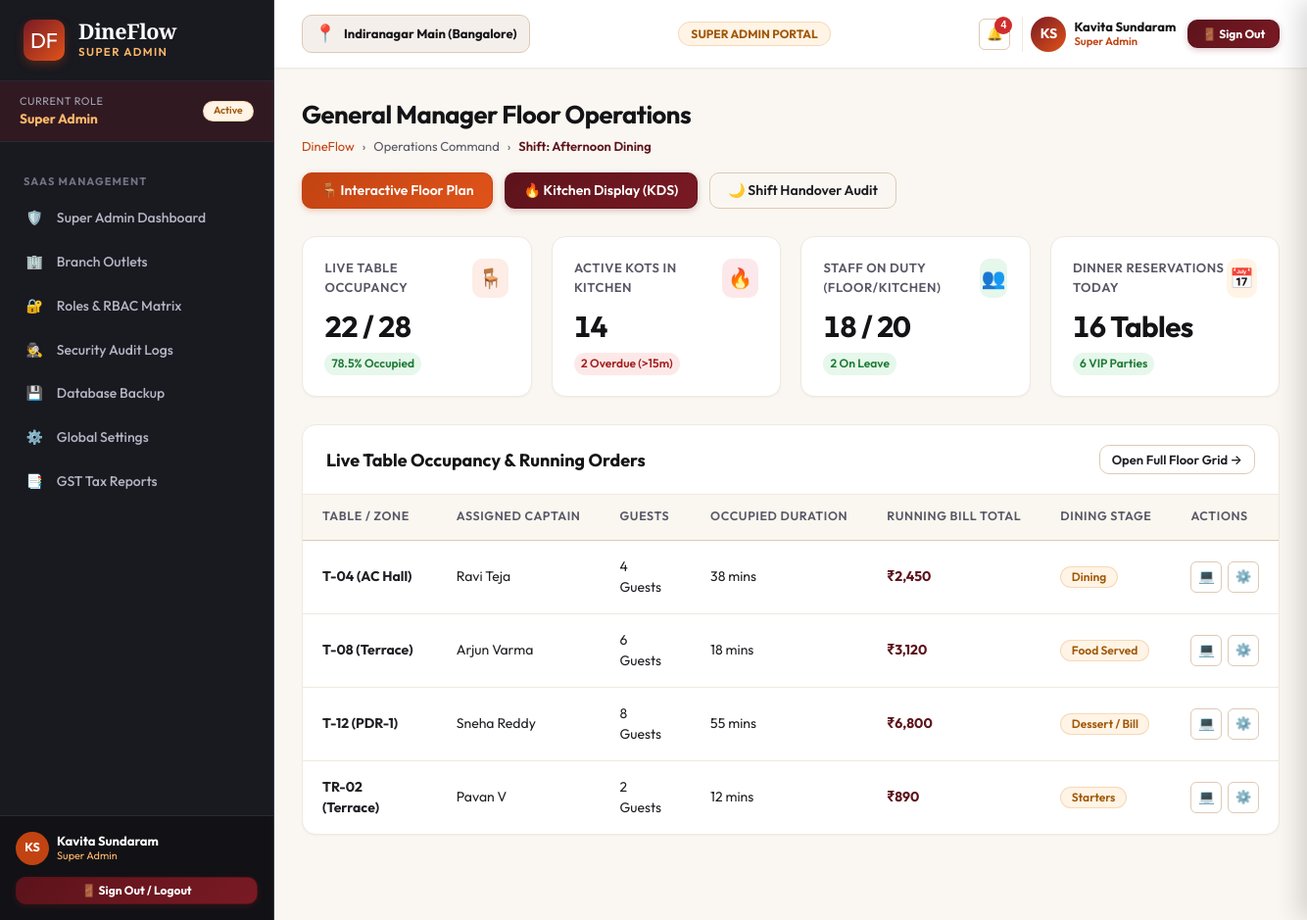
Screenshot of /dashboard/manager/ (signed in) with the database file from the repository.
### apps/accounts/models.py (models this page shows, shortened)
class Role(models.Model):
    code = models.CharField(max_length=50, unique=True)
    name = models.CharField(max_length=100)
    description = models.TextField(blank=True, default='')
    dashboard_url = models.CharField(max_length=200, default='/dashboard/owner/')
    icon = models.CharField(max_length=50, default='shield')
    is_active = models.BooleanField(default=True)
    created_at = models.DateTimeField(auto_now_add=True)

class UserProfile(models.Model):
    user = models.OneToOneField(User, on_delete=models.CASCADE, related_name='userprofile')
    role = models.ForeignKey(Role, on_delete=models.PROTECT, related_name='users')
    branch = models.CharField(max_length=150, default='Indiranagar Main (Bangalore)')
    employee_code = models.CharField(max_length=50, blank=True, default='')
    phone = models.CharField(max_length=20, blank=True, default='')
    avatar_initials = models.CharField(max_length=5, default='DF')
    created_at = models.DateTimeField(auto_now_add=True)
    updated_at = models.DateTimeField(auto_now=True)

### apps/dashboard/views.py (the view)
# urls.py: path('manager/', views.manager_dashboard, name='manager'),
@role_required(['manager', 'owner', 'super_admin'])
def manager_dashboard(request):
    context = {
        'page_title': 'General Manager Floor Operations',
        'kpis': [
            {'label': 'Live Table Occupancy', 'value': '22 / 28', 'trend': '78.5% Occupied', 'trend_up': True, 'icon': 'df-icon-terracotta', 'emoji': '🪑'},
            {'label': 'Active KOTs in Kitchen', 'value': '14', 'trend': '2 Overdue (>15m)', 'trend_up': False, 'icon': 'df-icon-maroon', 'emoji': '🔥'},
            {'label': 'Staff On Duty (Floor/Kitchen)', 'value': '18 / 20', 'trend': '2 On Leave', 'trend_up': True, 'icon': 'df-icon-green', 'emoji': '👥'},
            {'label': 'Dinner Reservations Today', 'value': '16 Tables', 'trend': '6 VIP Parties', 'trend_up': True, 'icon': 'df-icon-saffron', 'emoji': '📅'},
        ],
        'live_tables': [
            {'table': 'T-04 (AC Hall)', 'waiter': 'Ravi Teja', 'guests': 4, 'occupied_since': '38 mins', 'amount': '₹2,450', 'status': 'Dining'},
            {'table': 'T-08 (Terrace)', 'waiter': 'Arjun Varma', 'guests': 6, 'occupied_since': '18 mins', 'amount': '₹3,120', 'status': 'Food Served'},
            {'table': 'T-12 (PDR-1)', 'waiter': 'Sneha Reddy', 'guests': 8, 'occupied_since': '55 mins', 'amount': '₹6,800', 'status': 'Dessert / Bill'},
            {'table': 'TR-02 (Terrace)', 'waiter': 'Pavan V', 'guests': 2, 'occupied_since': '12 mins', 'amount': '₹890', 'status': 'Starters'},
        ]
    }
    return render(request, 'dashboard/manager.html', context)

### templates/dashboard/manager.html (shortened to what this page needs)
{% extends 'base.html' %}
{% load static %}
{% load dineflow_tags %}
{% block content %}
<div class="df-page-header">
  <div class="df-page-title-group">
    <h1>General Manager Floor Operations</h1>
    <div class="df-breadcrumb">
      <a href="{% url 'landing:index' %}">DineFlow</a>
      <span>›</span>
      <span>Operations Command</span>
      <span>›</span>
      <span style="color:var(--df-maroon-800); font-weight:600;">Shift: Afternoon Dining</span>
    </div>
  </div>
  <div style="display:flex; gap:0.75rem;">
    <a href="{% url 'tables:floor_plan' %}" class="df-btn df-btn-terracotta">
      <span>🪑 Interactive Floor Plan</span>
    </a>
    <a href="{% url 'kds:live' %}" class="df-btn df-btn-maroon">
      <span>🔥 Kitchen Display (KDS)</span>
    </a>
    <a href="{% url 'billing:day_end_zreport' %}" class="df-btn df-btn-outline">
      <span>🌙 Shift Handover Audit</span>
    </a>
  </div>
</div>
<div class="df-kpi-grid">
  {% for kpi in kpis %}
    <div class="df-kpi-card">
      <div class="df-kpi-top">
        <div class="df-kpi-label">{{ kpi.label }}</div>
        <div class="df-kpi-icon {{ kpi.icon }}">{{ kpi.emoji }}</div>
      </div>
      <div class="df-kpi-value">{{ kpi.value }}</div>
      <div class="df-kpi-bottom">
        <span class="df-trend-pill {% if kpi.trend_up %}df-trend-up{% else %}df-trend-down{% endif %}">
          {{ kpi.trend }}
        </span>
      </div>
    </div>
  {% endfor %}
</div>
<div class="df-card">
  <div class="df-card-header">
    <div class="df-card-title">Live Table Occupancy & Running Orders</div>
    <a href="{% url 'tables:floor_plan' %}" class="df-btn df-btn-outline df-btn-sm">Open Full Floor Grid →</a>
  </div>
  <div class="df-table-responsive">
    <table class="df-table">
      <thead>
        <tr>
          <th>Table / Zone</th>
          <th>Assigned Captain</th>
          <th>Guests</th>
          <th>Occupied Duration</th>
          <th>Running Bill Total</th>
          <th>Dining Stage</th>
          <th>Actions</th>
        </tr>
      </thead>
      <tbody>
        {% for t in live_tables %}
          <tr>
            <td><strong>{{ t.table }}</strong></td>
            <td>{{ t.waiter }}</td>
            <td>{{ t.guests }} Guests</td>
            <td>{{ t.occupied_since }}</td>
            <td style="font-weight:700; color:var(--df-maroon-800);">{{ t.amount }}</td>
            <td><span class="df-badge badge-warning">{{ t.status }}</span></td>
            <td>
              <div class="df-action-btns">
                <a href="{% url 'pos:terminal' %}?table={{ t.table }}" class="df-btn-icon" title="Open in POS">💻</a>
                <button class="df-btn-icon" onclick="TableEngine.openTableModal('T-04')" title="Table Actions">⚙️</button>
              </div>
            </td>
          </tr>
        {% endfor %}
      </tbody>
    </table>
  </div>
</div>
{% endblock %}

### templates/partials/_sidebar.html (shortened to what this page needs)
{% load static %}
<aside class="df-sidebar">
  <div class="df-brand-header">
    <div class="df-brand-logo">DF</div>
    <div>
      <div class="df-brand-title">DineFlow</div>
      <div class="df-brand-subtitle">{{ CURRENT_USER.role_title }}</div>
    </div>
  </div>
  <div style="padding: 0.75rem 1.25rem; background: rgba(122, 26, 36, 0.25); border-bottom: 1px solid #2B2B33; display: flex; align-items: center; justify-content: space-between;">
    <div>
      <div style="font-size: 0.68rem; color: #A6A6B8; text-transform: uppercase; letter-spacing: 0.05em;">Current Role</div>
      <div style="font-size: 0.85rem; font-weight: 700; color: var(--df-saffron-400);">{{ CURRENT_USER.role_title }}</div>
    </div>
    <span class="df-badge badge-warning" style="font-size: 0.65rem;">Active</span>
  </div>
  <nav style="flex: 1; padding: 0.75rem 0 2rem; overflow-y: auto;">
    {% if CURRENT_ROLE == 'super_admin' %}
      <div class="df-nav-section-title">SaaS Management</div>
      <ul class="df-nav-list">
        <li class="df-nav-item">
          <a href="{% url 'dashboard:super_admin' %}" class="df-nav-link {% if request.resolver_match.url_name == 'super_admin' %}active{% endif %}">
            <span>🛡️</span>
            <span>Super Admin Dashboard</span>
          </a>
        </li>
        <li class="df-nav-item">
          <a href="{% url 'settings_app:branches' %}" class="df-nav-link {% if request.resolver_match.url_name == 'branches' %}active{% endif %}">
            <span>🏢</span>
            <span>Branch Outlets</span>
          </a>
        </li>
        <li class="df-nav-item">
          <a href="{% url 'settings_app:roles_permissions' %}" class="df-nav-link {% if request.resolver_match.url_name == 'roles_permissions' %}active{% endif %}">
            <span>🔐</span>
            <span>Roles & RBAC Matrix</span>
          </a>
        </li>
        <li class="df-nav-item">
          <a href="{% url 'settings_app:audit_logs' %}" class="df-nav-link {% if request.resolver_match.url_name == 'audit_logs' %}active{% endif %}">
            <span>🕵️</span>
            <span>Security Audit Logs</span>
          </a>
        </li>
        <li class="df-nav-item">
          <a href="{% url 'settings_app:backup_restore' %}" class="df-nav-link {% if request.resolver_match.url_name == 'backup_restore' %}active{% endif %}">
            <span>💾</span>
            <span>Database Backup</span>
          </a>
        </li>
        <li class="df-nav-item">
          <a href="{% url 'settings_app:general' %}" class="df-nav-link {% if request.resolver_match.url_name == 'general' %}active{% endif %}">
            <span>⚙️</span>
            <span>Global Settings</span>
          </a>
        </li>
        <li class="df-nav-item">
          <a href="{% url 'analytics:tax_reports' %}" class="df-nav-link {% if request.resolver_match.url_name == 'tax_reports' %}active{% endif %}">
            <span>📑</span>
            <span>GST Tax Reports</span>
          </a>
        </li>
      </ul>
    {% endif %}
  </nav>
  <div style="padding: 1rem; border-top: 1px solid #2B2B33; background: rgba(18, 18, 22, 0.95); margin-top: auto;">
    <div style="display: flex; align-items: center; justify-content: space-between; margin-bottom: 0.75rem;">
      <div style="display: flex; align-items: center; gap: 0.5rem;">
        <div style="width: 34px; height: 34px; border-radius: 50%; background: var(--df-terracotta-700); color: #FFF; font-weight: 700; display: flex; align-items: center; justify-content: center; font-size: 0.78rem;">
          {{ CURRENT_USER.avatar_initials }}
        </div>
        <div style="line-height: 1.2;">
          <div style="font-weight: 700; font-size: 0.8125rem; color: #FFF;">{{ CURRENT_USER.name }}</div>
          <div style="font-size: 0.68rem; color: var(--df-saffron-400);">{{ CURRENT_USER.role_title }}</div>
        </div>
      </div>
    </div>
    <div>
      <a href="{% url 'accounts:logout' %}" class="df-btn df-btn-maroon df-btn-sm" style="width: 100%; justify-content: center; font-size: 0.75rem; font-weight: 700;">
        <span>🚪 Sign Out / Logout</span>
      </a>
    </div>
  </div>
</aside>

### templates/partials/_navbar.html (shortened to what this page needs)
{% load static %}
<header class="df-navbar">
  <div style="display: flex; align-items: center; gap: 1rem;">
    <div style="display: flex; align-items: center; gap: 0.5rem; background: var(--df-bg-cream); border: 1px solid var(--df-border-medium); padding: 0.35rem 0.75rem; border-radius: var(--df-radius-md);">
      <span style="font-size: 1.1rem;">📍</span>
      <span style="font-weight: 700; font-size: 0.8125rem; color: var(--df-charcoal-900);">{{ ACTIVE_BRANCH }}</span>
    </div>
  </div>
  <div style="display: flex; align-items: center; gap: 0.75rem;">
    <span class="df-badge badge-warning" style="font-weight: 700; font-size: 0.75rem; padding: 0.35rem 0.75rem;">
      {{ CURRENT_USER.role_title|upper }} PORTAL
    </span>
  </div>
  <div style="display: flex; align-items: center; gap: 0.75rem;">
    <button class="df-btn-icon" onclick="DineFlow.openDrawer('df-notifications-drawer')" style="position: relative;" title="Notifications">
      🔔
      {% if UNREAD_NOTIFICATIONS_COUNT > 0 %}
        <span style="position: absolute; top: -3px; right: -3px; width: 18px; height: 18px; background: var(--df-danger-600); color: #FFF; border-radius: 50%; font-size: 0.65rem; font-weight: 800; display: flex; align-items: center; justify-content: center;">
          {{ UNREAD_NOTIFICATIONS_COUNT }}
        </span>
      {% endif %}
    </button>
    <div style="display: flex; align-items: center; gap: 0.5rem; padding-left: 0.5rem; border-left: 1px solid var(--df-border-light);">
      <div style="width: 36px; height: 36px; border-radius: 50%; background: linear-gradient(135deg, var(--df-maroon-700), var(--df-terracotta-600)); color: #FFF; font-weight: 700; display: flex; align-items: center; justify-content: center; font-size: 0.875rem; box-shadow: var(--df-shadow-xs);">
        {{ CURRENT_USER.avatar_initials }}
      </div>
      <div style="line-height: 1.2; text-align: left;" class="df-hide-mobile">
        <div style="font-weight: 700; font-size: 0.8125rem; color: var(--df-charcoal-900);">{{ CURRENT_USER.name }}</div>
        <div style="font-size: 0.7rem; color: var(--df-terracotta-700); font-weight: 600;">{{ CURRENT_USER.role_title }}</div>
      </div>
    </div>
    <a href="{% url 'accounts:logout' %}" class="df-btn df-btn-maroon df-btn-sm" style="font-weight: 700; font-size: 0.75rem; padding: 0.4rem 0.85rem;" title="Sign out of ERP">
      <span>🚪 Sign Out</span>
    </a>
  </div>
</header>

### static/css/dineflow-tokens.css (style rules this page uses)
:root { --df-charcoal-900: #141417; --df-charcoal-800: #1E1E24; --df-charcoal-700: #2B2B33; --df-charcoal-600: #3C3C47; --df-charcoal-500: #555563; --df-charcoal-400: #7A7A8C; --df-charcoal-300: #A6A6B8; --df-charcoal-200: #D1D1DE; --df-charcoal-100: #EDEDF5; --df-maroon-900: #420C12; --df-maroon-800: #5C131B; --df-maroon-700: #7A1A24; --df-maroon-600: #9E222F; --df-maroon-500: #C42B3B; --df-maroon-100: #FCE8EA; --df-terracotta-900: #73270A; --df-terracotta-800: #9C350D; --df-terracotta-700: #C24312; --df-terracotta-600: #E0531A; --df-terracotta-500: #F06A33; --df-terracotta-400: #F58C60; --df-terracotta-100: #FDEDE6; --df-saffron-900: #733E05; --df-saffron-800: #A15707; --df-saffron-700: #CF7009; --df-saffron-600: #F58B14; --df-saffron-500: #FFA238; --df-saffron-400: #FFB96B; --df-saffron-100: #FFF4E5; --df-gold-800: #8C731A; --df-gold-700: #B89722; --df-gold-600: #D9B32B; --df-gold-500: #F0CA3F; --df-gold-100: #FDF9E7; --df-green-900: #0E421B; --df-green-800: #155C27; --df-green-700: #1E7A35; --df-green-600: #279C44; --df-green-500: #34BD55; --df-green-100: #E6F7EB; --df-danger-800: #781717; --df-danger-700: #A32020; --df-danger-600: #CF2D2D; --df-danger-100: #FDE8E8; --df-bg-app: #FAF7F2; --df-bg-cream: #F5EFEB; --df-bg-surface: #FFFFFF; --df-bg-surface-subtle: #F9F6F0; --df-bg-sidebar: #191920; --df-bg-sidebar-hover: #262630; --df-bg-sidebar-active: #7A1A24; --df-text-primary: #1F1F24; --df-text-secondary: #585866; --df-text-muted: #8C8C9E; --df-text-light: #F7F5F0; --df-text-on-dark: #FFFFFF; --df-border-light: #EFE9E0; --df-border-medium: #DEC9B5; --df-border-dark: #383842; --df-border-focus: #C24312; --df-font-sans: 'Outfit', 'Inter', -apple-system, BlinkMacSystemFont, "Segoe UI", Roboto, sans-serif; --df-font-serif: 'Playfair Display', Georgia, serif; --df-font-mono: 'JetBrains Mono', 'Fira Code', Consolas, monospace; --df-shadow-xs: 0 1px 2px rgba(33, 20, 10, 0.04); --df-shadow-sm: 0 2px 4px rgba(33, 20, 10, 0.06), 0 1px 2px rgba(33, 20, 10, 0.04); --df-shadow-md: 0 6px 12px -2px rgba(33, 20, 10, 0.08), 0 3px 6px -2px rgba(33, 20, 10, 0.05); --df-shadow-lg: 0 12px 24px -4px rgba(33, 20, 10, 0.12), 0 6px 12px -4px rgba(33, 20, 10, 0.06); --df-shadow-xl: 0 20px 32px -6px rgba(33, 20, 10, 0.16), 0 10px 16px -6px rgba(33, 20, 10, 0.08); --df-radius-sm: 6px; --df-radius-md: 10px; --df-radius-lg: 14px; --df-radius-xl: 20px; --df-radius-full: 9999px; --df-sidebar-width: 280px; --df-sidebar-collapsed-width: 80px; --df-navbar-height: 70px; }

### rows the page displays
Role: role_title "SUPER ADMIN", role_title "Super Admin"
UserProfile: avatar_initials "KS", branch "Indiranagar Main (Bangalore)"

### other values shown
{{ CURRENT_USER.name }} "Kavita Sundaram"
{{ UNREAD_NOTIFICATIONS_COUNT }} "4"
{{ kpi.label }} "LIVE TABLE OCCUPANCY" "ACTIVE KOTS IN KITCHEN" "STAFF ON DUTY (FLOOR/KITCHEN)" "DINNER RESERVATIONS TODAY"
{{ kpi.emoji }} "🪑" "🔥" "👥" "📅"
{{ kpi.value }} "22 / 28" "14" "18 / 20" "16 Tables"
{{ kpi.trend }} "78.5% Occupied" "2 Overdue (>15m)" "2 On Leave" "6 VIP Parties"
{{ t.table }} "T-04 (AC Hall)" "T-08 (Terrace)" "T-12 (PDR-1)" "TR-02 (Terrace)"
{{ t.waiter }} "Ravi Teja" "Arjun Varma" "Sneha Reddy" "Pavan V"
{{ t.guests }} "4" "6" "8" "2"
{{ t.occupied_since }} "38 mins" "18 mins" "55 mins" "12 mins"
{{ t.amount }} "₹2,450" "₹3,120" "₹6,800" "₹890"
{{ t.status }} "Dining" "Food Served" "Dessert / Bill" "Starters"
